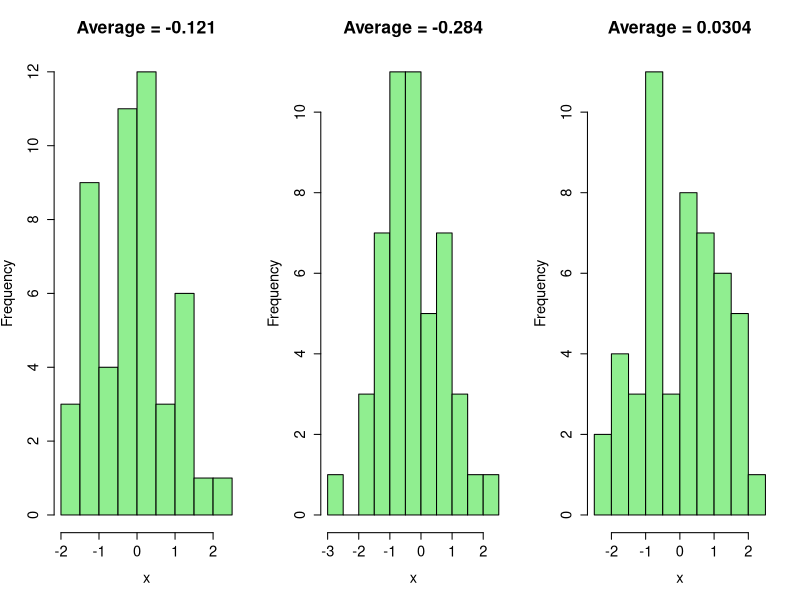
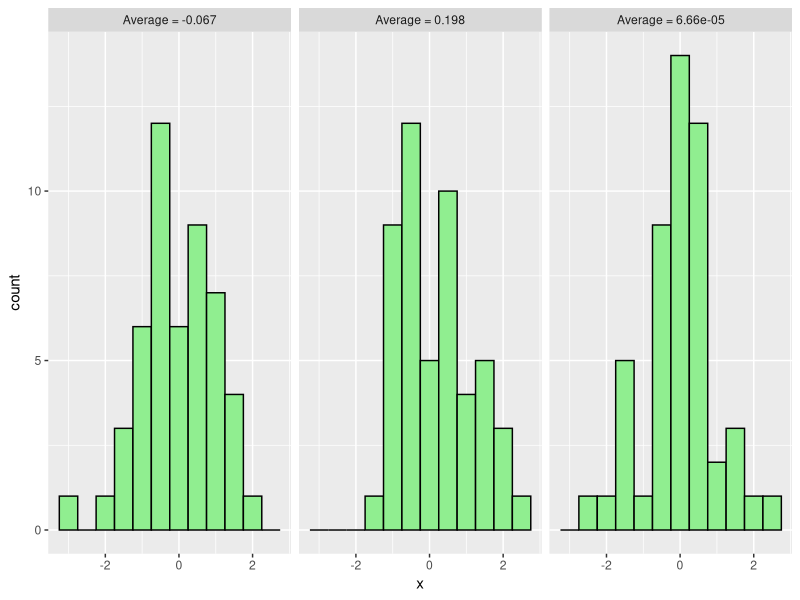
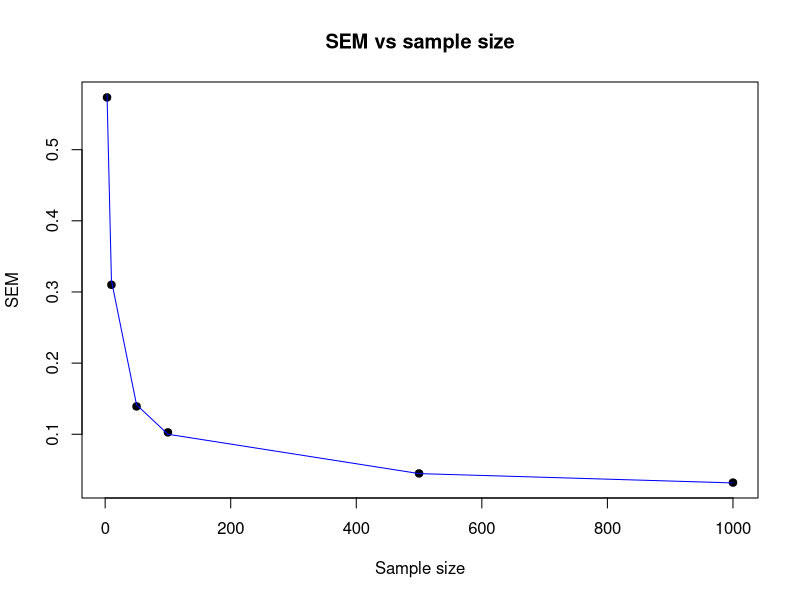
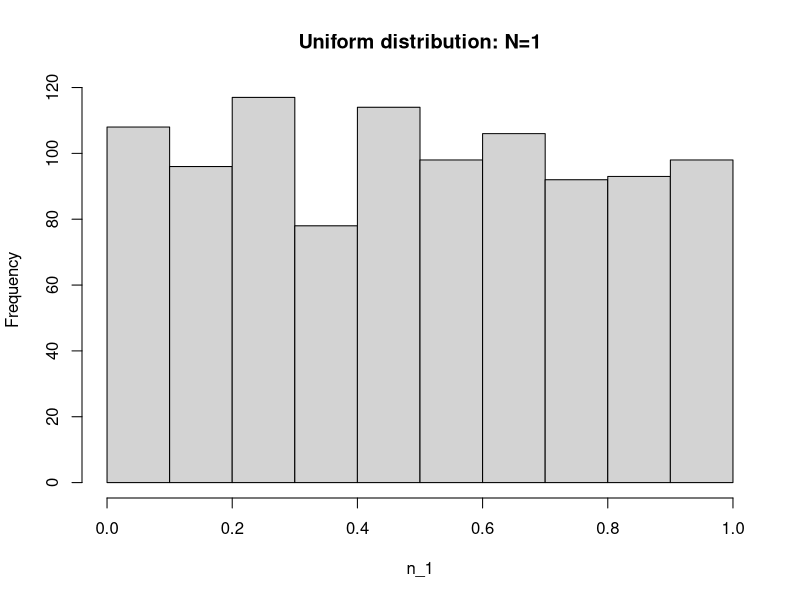
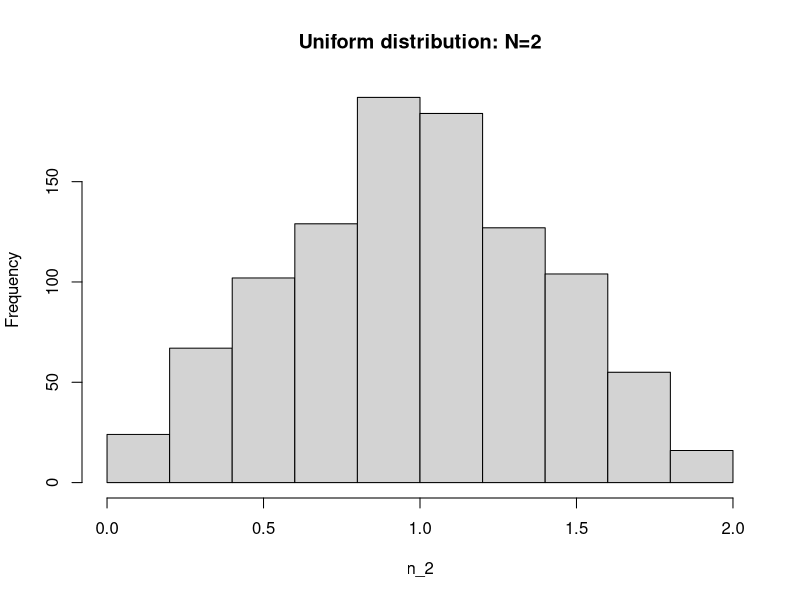
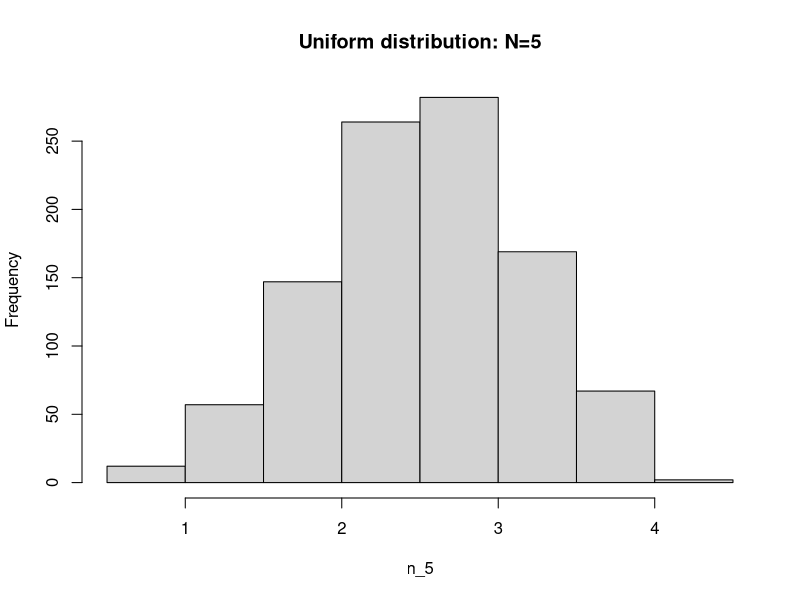
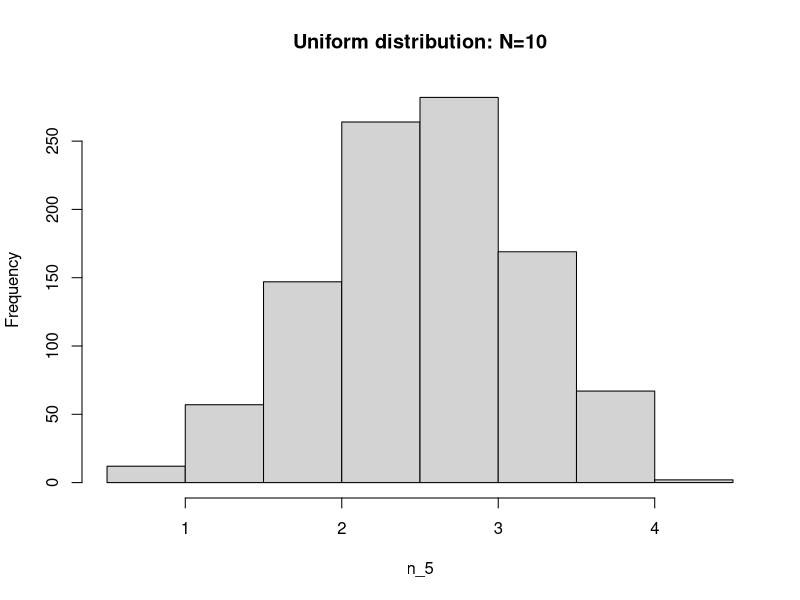

Recreate these plots in R, in order.
## ---- chunk 1
library(ggplot2)
knitr::opts_chunk$set(echo = TRUE)
## ---- chunk 2
old.par <- par(mfrow=c(1,3),ps=16)
for ( iTry in 1:3 ) {
  x=rnorm(50,mean=0,sd=1)
  hist(x,breaks=10,col='lightgreen',main=paste("Average =",signif(mean(x),3)))
}
par(old.par)
## ---- chunk 3
ggplot(transform(data.frame(x=rnorm(150),y=rep(1:3,50)),y=paste("Average =",signif(unlist(lapply(unstack(data.frame(x,y)),mean))[y],3))),aes(x=x))+geom_histogram(binwidth=0.5,colour="black",fill='lightgreen')+facet_wrap(~y)
## ---- chunk 4
# different sample sizes we are going to try:
sample.sizes=c(3,10,50, 100, 500, 1000)

# we will use the vector below to keep the SD of the distribution of the means at each given sample size
# (note that it's ok to initialize with an empty vector of length 0 - if we index it out of bounds
# later, it will autoexpand on assignment, see examples in the slides) 
mean.sds = numeric(0) 

for (i in 1:length(sample.sizes)) { # try different sample sizes

 # insert your code here (you may want to check the slides). 
 # 1) At each given N (i.e. in each iteration of the outer loop) you have to draw large number 
 # (e.g. 1000) of samples of size N from the distribution of your choice (e.g. normal, uniform, exponential, ...), calculate the mean of each of those samples and save them all into
 # a vector m.
 #
 N = sample.sizes[i]  

 m = replicate(1000,{mean(rnorm(N))})


 # 2) Now, with vector m in hand, we want to characterize how much the sample mean fluctuates
 # from one experiment (experiment=taking a sample of N measurements) to the next. Instead of just
 # drawing a histogram, this time we will calculate the standard deviation of the distribution
 # represented by the vector m. Use function sd().
 #
 # 3) save the result (sd of the distributions of the means for current N) into the vector means.sds.
 # You can use c() or you can use an indexing variable, in the latter case you will need to add it to the
 # code and increment properly
 mean.sds[i] = sd(m)
}

# at this point, you should have the vector mean.sds filled. It should have length 6 and keep the values of 
# the standard deviation of the mean (known as the standard error of the mean, SEM) at different sample sizes 
# (mean.sds[1] is the SEM at N=3, mean.sds[2] is the SEM at N=10, and so on)

print(mean.sds)
# let us now PLOT the SEM (i.e. the "typical" error we expect the sample mean to exhibit in any 
# given experiment) as a function of the sample size, N. 

plot(sample.sizes,mean.sds, main="SEM vs sample size",xlab = "Sample size", ylab = "SEM",pch=19)
lines(sample.sizes,1/sqrt(sample.sizes),col='blue')
## ---- chunk 5


sample <- function(N) {
  repeats = 1000 
  s.values=numeric() 
  
  for (n.exp in 1:repeats) { 
    s.values[n.exp] = sum(runif(N))
  }
  return (s.values)
}


n_1 = sample(1)
hist(n_1, main = "Uniform distribution: N=1")

n_2 = sample(2)
hist(n_2,main = "Uniform distribution: N=2")

n_5 = sample(5)
hist(n_5,main = "Uniform distribution: N=5")

n_10 = sample(10)
hist(n_5,main = "Uniform distribution: N=10")

